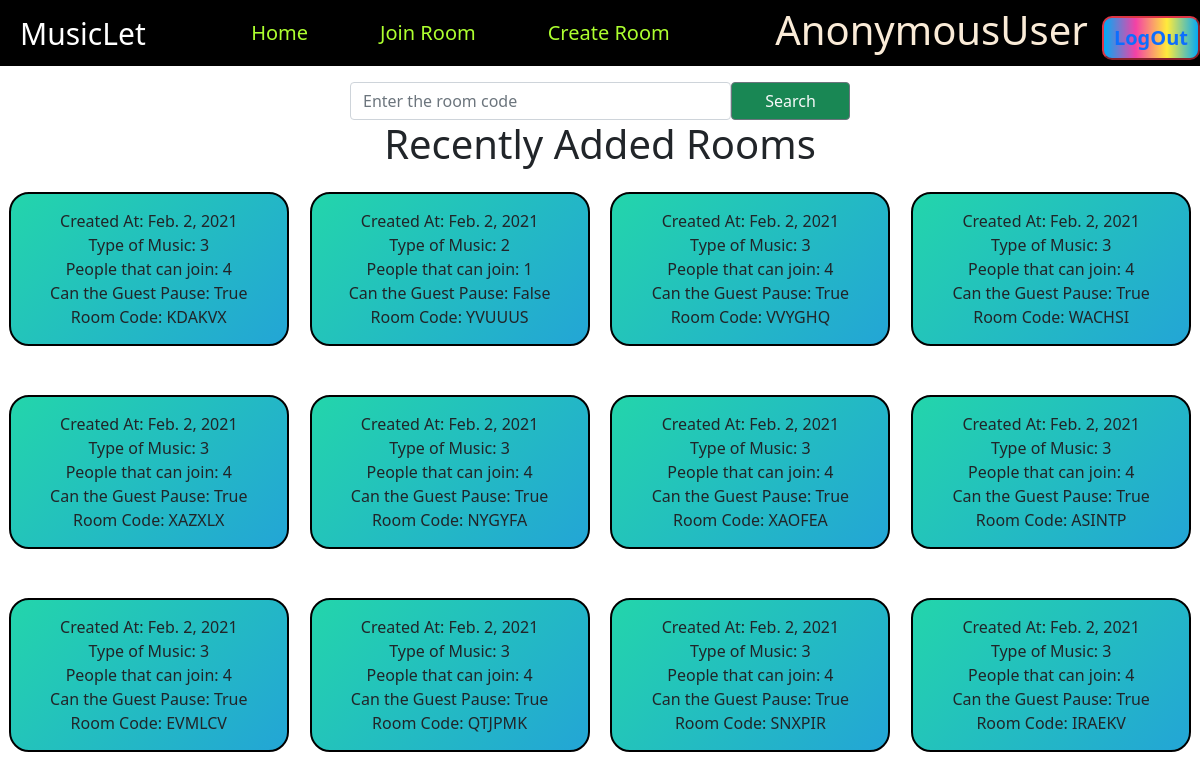
The page /join on the database its author committed.
### SpotifyHome/models.py (models this page shows, shortened)
class Rooms(models.Model):
    public = models.BooleanField()
    typeofmusic = models.CharField(max_length=2)
    size = models.CharField(max_length=1000)
    guestcanpause = models.BooleanField()
    description = models.CharField(max_length=1000)
    date = models.DateField()
    code = models.CharField(max_length=8, default="", unique=True)

### SpotifyHome/views.py (the view)
# urls.py: path('join', views.join, name="join"),
def join(requests):
    latest = [None, None, None, None, None, None, None, None, None, None, None, None]
    latest = Rooms.objects.all().filter(public=True)
    total_no_of_rooms = len(latest)
    context = {
        "latest1date" : latest[total_no_of_rooms -1].date,
        "latest1type" : latest[total_no_of_rooms -1].typeofmusic,
        "latest1size" : latest[total_no_of_rooms -1].size,
        "latest1canguestpause" : latest[total_no_of_rooms -1].guestcanpause,
        "latest1code" : latest[total_no_of_rooms -1].code,
        "latest2date" : latest[total_no_of_rooms -2].date,
        "latest2type" : latest[total_no_of_rooms -2].typeofmusic,
        "latest2size" : latest[total_no_of_rooms -2].size,
        "latest2canguestpause" : latest[total_no_of_rooms -2].guestcanpause,
        "latest2code" : latest[total_no_of_rooms -2].code,
        "latest3date" : latest[total_no_of_rooms -3].date,
        "latest3type" : latest[total_no_of_rooms -3].typeofmusic,
        "latest3size" : latest[total_no_of_rooms -3].size,
        "latest3canguestpause" : latest[total_no_of_rooms -3].guestcanpause,
        "latest3code" : latest[total_no_of_rooms -3].code,
        "latest4date" : latest[total_no_of_rooms -4].date,
        "latest4type" : latest[total_no_of_rooms -4].typeofmusic,
        "latest4size" : latest[total_no_of_rooms -4].size,
        "latest4canguestpause" : latest[total_no_of_rooms -4].guestcanpause,
        "latest4code" : latest[total_no_of_rooms -4].code,
        "latest5date" : latest[total_no_of_rooms -5].date,
        "latest5type" : latest[total_no_of_rooms -5].typeofmusic,
        "latest5size" : latest[total_no_of_rooms -5].size,
        "latest5canguestpause" : latest[total_no_of_rooms -5].guestcanpause,
        "latest5code" : latest[total_no_of_rooms -5].code,
        "latest6date" : latest[total_no_of_rooms -6].date,
        "latest6type" : latest[total_no_of_rooms -6].typeofmusic,
        "latest6size" : latest[total_no_of_rooms -6].size,
        "latest6canguestpause" : latest[total_no_of_rooms -6].guestcanpause,
        "latest6code" : latest[total_no_of_rooms -6].code,
        "latest7date" : latest[total_no_of_rooms -7].date,
        "latest7type" : latest[total_no_of_rooms -7].typeofmusic,
        "latest7size" : latest[total_no_of_rooms -7].size,
        "latest7canguestpause" : latest[total_no_of_rooms -7].guestcanpause,
        "latest7code" : latest[total_no_of_rooms -7].code,
        "latest8date" : latest[total_no_of_rooms -8].date,
        "latest8type" : latest[total_no_of_rooms -8].typeofmusic,
        "latest8size" : latest[total_no_of_rooms -8].size,
        "latest8canguestpause" : latest[total_no_of_rooms -8].guestcanpause,
        "latest8code" : latest[total_no_of_rooms -8].code,
        "latest9date" : latest[total_no_of_rooms -9].date,
        "latest9type" : latest[total_no_of_rooms -9].typeofmusic,
        "latest9size" : latest[total_no_of_rooms -9].size,
        "latest9canguestpause" : latest[total_no_of_rooms -9].guestcanpause,
        "latest9code" : latest[total_no_of_rooms -9].code,
        "latest10date" : latest[total_no_of_rooms -10].date,
        "latest10type" : latest[total_no_of_rooms -10].typeofmusic,
        "latest10size" : latest[total_no_of_rooms -10].size,
        "latest10canguestpause" : latest[total_no_of_rooms -10].guestcanpause,
        "latest10code" : latest[total_no_of_rooms -10].code,
        "latest11date" : latest[total_no_of_rooms -11].date,
        "latest11type" : latest[total_no_of_rooms -11].typeofmusic,
        "latest11size" : latest[total_no_of_rooms -11].size,
        "latest11canguestpause" : latest[total_no_of_rooms -11].guestcanpause,
        "latest11code" : latest[total_no_of_rooms -11].code,
        "latest0date" : latest[total_no_of_rooms -12].date,
        "latest0type" : latest[total_no_of_rooms -12].typeofmusic,
        "latest0size" : latest[total_no_of_rooms -12].size,
        "latest0canguestpause" : latest[total_no_of_rooms -12].guestcanpause,
        "latest0code" : latest[total_no_of_rooms -12].code,
    }
    return render(requests, 'join.html', context)

### templates/join.html (shortened to what this page needs)
{% extends 'base.html' %}
{% block css %}
<link href="https://cdn.jsdelivr.net/npm/bootstrap@5.0.0-beta1/dist/css/bootstrap.min.css" rel="stylesheet">
<link rel="stylesheet" href="/static/css/join.css">
{% endblock css %}
{% block content %}
<div class="search">
    <div class="input-group mt-3">
        <form action="room" method="post">
            <input type="text" class="form-control" placeholder="Enter the room code" aria-label="Recipient's username" autocomplete="off" autocapitalize="off" aria-live="polite" spellcheck="false" name="qwery" aria-describedby="button-addon2">
            <button class="btn ml-5 btn-outline-secondary bg-success text-light" type="submit" id="button-addon2">Search</button>
        </form>
      </div>
</div>
<h1 style="text-align: center;">Recently Added Rooms</h1>
<div class="latest mt-4">
    <div class="row">
        <div class="item-list">
            <div class="text">
                Created At: {{latest0date}}
                <br>
                Type of Music: {{latest0type}}
                <br>
                People that can join: {{latest0size}}
                <br>
                Can the Guest Pause: {{latest0canguestpause}}
                <br>
                Room Code: {{latest0code}}
            </div>
        </div>
        <div class="item-list">
            <div class="text">
                Created At: {{latest1date}}
                <br>
                Type of Music: {{latest1type}}
                <br>
                People that can join: {{latest1size}}
                <br>
                Can the Guest Pause: {{latest1canguestpause}}
                <br>
                Room Code: {{latest1code}}
            </div>
        </div>
        <div class="item-list">
            <div class="text">
                Created At: {{latest2date}}
                <br>
                Type of Music: {{latest2type}}
                <br>
                People that can join: {{latest2size}}
                <br>
                Can the Guest Pause: {{latest2canguestpause}}
                <br>
                Room Code: {{latest2code}}
            </div>
        </div>
        <div class="item-list">
            <div class="text">
                Created At: {{latest3date}}
                <br>
                Type of Music: {{latest3type}}
                <br>
                People that can join: {{latest3size}}
                <br>
                Can the Guest Pause: {{latest3canguestpause}}
                <br>
                Room Code: {{latest3code}}
            </div>
        </div>
    </div>
    <div class="row">
        <div class="item-list">
            <div class="text">
                Created At: {{latest4date}}
                <br>
                Type of Music: {{latest4type}}
                <br>
                People that can join: {{latest4size}}
                <br>
                Can the Guest Pause: {{latest4canguestpause}}
                <br>
                Room Code: {{latest4code}}
            </div>
        </div>
        <div class="item-list">
            <div class="text">
                Created At: {{latest5date}}
                <br>
                Type of Music: {{latest5type}}
                <br>
                People that can join: {{latest5size}}
                <br>
                Can the Guest Pause: {{latest5canguestpause}}
                <br>
                Room Code: {{latest5code}}
            </div>
        </div>
        <div class="item-list">
            <div class="text">
                Created At: {{latest6date}}
                <br>
                Type of Music: {{latest6type}}
                <br>
                People that can join: {{latest6size}}
                <br>
                Can the Guest Pause: {{latest6canguestpause}}
                <br>
                Room Code: {{latest6code}}
            </div>
        </div>
        <div class="item-list">
            <div class="text">
                Created At: {{latest7date}}
                <br>
                Type of Music: {{latest7type}}
                <br>
                People that can join: {{latest7size}}
                <br>
                Can the Guest Pause: {{latest7canguestpause}}
                <br>
                Room Code: {{latest7code}}
            </div>
        </div>
    </div>
    <div class="row">
        <div class="item-list">
            <div class="text">
                Created At: {{latest8date}}
                <br>
                Type of Music: {{latest8type}}
                <br>
                People that can join: {{latest8size}}
                <br>
                Can the Guest Pause: {{latest8canguestpause}}
                <br>
                Room Code: {{latest8code}}
            </div>
        </div>
        <div class="item-list">
            <div class="text">
                Created At: {{latest9date}}
                <br>
                Type of Music: {{latest9type}}
                <br>
                People that can join: {{latest9size}}
                <br>
                Can the Guest Pause: {{latest9canguestpause}}
                <br>
                Room Code: {{latest9code}}
            </div>
        </div>
        <div class="item-list">
            <div class="text">
                Created At: {{latest10date}}
                <br>
                Type of Music: {{latest10type}}
                <br>
                People that can join: {{latest10size}}
                <br>
                Can the Guest Pause: {{latest10canguestpause}}
                <br>
                Room Code: {{latest10code}}
            </div>
        </div>
        <div class="item-list">
            <div class="text">
                Created At: {{latest11date}}
                <br>
                Type of Music: {{latest11type}}
                <br>
                People that can join: {{latest11size}}
                <br>
                Can the Guest Pause: {{latest11canguestpause}}
                <br>
                Room Code: {{latest11code}}
            </div>
        </div>
    </div>
</div>
{% endblock content %}

### templates/base.html (shortened to what this page needs)
<!DOCTYPE html>
<html lang="en">
<head>
    {% block css %} {% endblock css %}
    <link rel="stylesheet" href="/static/css/base.css">
</head>
<body>
    <div class="navbar123">
        <div class="logo123 unselectable">MusicLet</div>
        <div class="nav-list123">
            <li class="nav-item123 unselectable"><a href="/">Home</a></li>
            <li class="nav-item123 unselectable"><a href="/join">Join Room</a></li>
            <li class="nav-item123 unselectable"><a href="/create">Create Room</a></li>
        </div>
        <div class="account unselectable">
            <span class="name123">{{request.user}}</span>
            <button type="button" class="btn12 btn-danger"><a href="/logout"><b>LogOut</b></a></button>
        </div>
    </div>
    {% block content %}
    {% endblock content %}
</body>
</html>

### static/css/join.css (style rules this page uses)
form { margin: auto; display: flex; width: 500px; }
body { overflow-x: hidden; }
.btn { width: 150px; }
.item-list { width: 280px; height: 154px; background: linear-gradient(-45deg, #EE77e2, #E73C7e, #23A6D5, #23D5AB); background-size: 400%; animation: changeColor 5s ease-in-out infinite; border: 2px solid black; display: flex; justify-content: center; align-items: center; position: relative; border-radius: 20px; }
.row { display: flex; align-items: center; justify-content: space-evenly; }
.latest { height: 70vh; display: flex; flex-direction: column; justify-content: space-between; }
.text { text-align: center; display: flex; flex-direction: column; }

### static/css/base.css (style rules this page uses)
.unselectable { -moz-user-select: -moz-none; -khtml-user-select: none; -webkit-user-select: none; -ms-user-select: none; user-select: none; }
* { margin: 0; padding: 0; }
body { overflow-x: hidden; }
.navbar123 { display: flex; background-color: black; height: 66px; }
.nav-list123 { display: flex; margin: auto; }
.nav-item123 a { text-decoration: none; font-size: 20px; color: greenyellow; }
.nav-item123 { list-style: none; margin: 0 36px; }
.logo123 { font-size: 30px; color: white; align-self: center; margin-left: 20px; }
.name123 { color: antiquewhite; font-size: 40px; margin-right: 10px; }
a { text-decoration: none; }
.btn12 { font-size: 20px; padding: 5px 10px; background: linear-gradient(90deg, #03a9f4, #f441a5, #ffeb3b, #03a9f4); background-position: 400%; border-radius: 10px; box-sizing: border-box; color: white; }
.btn12::before { content: ""; position: absolute; top: -5px; left: -5px; right: -5px; bottom: -5px; z-index: -1; background: linear-gradient(90deg, #03a9f4, #f441a5, #ffeb3b, #03a9f4); background-size: 400%; border-radius: 10px; filter: blur(20px); opacity: 0; }

### rows shown on the page
Rooms: date "Feb. 2, 2021", code "KDAKVX"
Rooms: date "Feb. 2, 2021", code "YVUUUS"
Rooms: date "Feb. 2, 2021", code "VVYGHQ"
Rooms: date "Feb. 2, 2021", code "WACHSI"
Rooms: date "Feb. 2, 2021", code "XAZXLX"
Rooms: date "Feb. 2, 2021", code "NYGYFA"
Rooms: date "Feb. 2, 2021", code "XAOFEA"
Rooms: date "Feb. 2, 2021", code "ASINTP"
Rooms: date "Feb. 2, 2021", code "EVMLCV"
Rooms: date "Feb. 2, 2021", code "QTJPMK"
Rooms: date "Feb. 2, 2021", code "SNXPIR"
Rooms: date "Feb. 2, 2021", code "IRAEKV"

### other values the page prints
{{ request.user }} "AnonymousUser"
{{ latest0type }} "3"
{{ latest0size }} "4"
{{ latest0canguestpause }} "True"
{{ latest1type }} "2"
{{ latest1size }} "1"
{{ latest1canguestpause }} "False"
{{ latest2type }} "3"
{{ latest2size }} "4"
{{ latest2canguestpause }} "True"
{{ latest3type }} "3"
{{ latest3size }} "4"
{{ latest3canguestpause }} "True"
{{ latest4type }} "3"
{{ latest4size }} "4"
